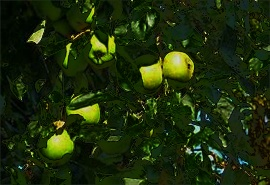
#> input picture Results_detail/Attachment_2/156_processed.jpg, 270 x 185 px, given in place of 1_processed.jpg, which was not available
$ jupyter execute --allow-errors Appendix_2.ipynb   (text cells are left out)
#> lines starting #> are read from the running program, lines starting #| are printed output that depends on the picture; after the words box and inside, x2 and y2 are one past the last pixel; in counts of white or black regions, pixels touching at a corner belong together; pictures that were not available may be replaced by others from this repository, and a replacement may not be noted
[cell 1]
#这串代码实现将图上，坐标都去掉
import cv2
import numpy as np
import matplotlib.pyplot as plt

# 读取图片
def ReadImg(image_path):
    img = cv2.imread(image_path, 1)
    return img

# 高斯滤波
def GausBlur(src):
    dst = cv2.GaussianBlur(src, (5, 5), 1.5)
    return dst

# 开运算（替代 open_mor）
def open_mor(img):
    kernel = np.ones((5, 5), np.uint8)
    result = cv2.morphologyEx(img, cv2.MORPH_OPEN, kernel)
    return result

# 红色对象检测
def detect_red_objects(src):
    # 设定红色阈值范围
    lower_red = np.array([0, 0, 100])
    upper_red = np.array([100, 100, 255])

    # 根据阈值构建掩模
    mask = cv2.inRange(src, lower_red, upper_red)

    # 使用掩模提取红色对象
    red_objects = cv2.bitwise_and(src, src, mask=mask)

    return red_objects

# 轮廓拟合
def draw_shape(open_img, src):
    contours, hierarchy = cv2.findContours(open_img, cv2.RETR_EXTERNAL, cv2.CHAIN_APPROX_SIMPLE)
    apple_count = 0
    for cnt in contours:
        area = cv2.contourArea(cnt)
        if area > 50:  # 假设红色对象的最小面积为100
            # 获取圆心和半径
            (x, y), radius = cv2.minEnclosingCircle(cnt)
            center = (int(x), int(y))
            radius = int(radius)

            # 绘制圆形
            cv2.circle(src, center, radius, (0, 0, 255), 2)

            # 绘制坐标，按照您的指示处理y坐标
            inverted_y = 185 - int(y)  # 修改这里
            cv2.putText(src, f'({center[0]}, {inverted_y})', (center[0] - 30, center[1] + 10),
                        cv2.FONT_HERSHEY_SIMPLEX, 0.3, (255, 255, 255), 1, cv2.LINE_AA)
            apple_count += 1
            # 打印坐标
            print('苹果坐标:', x, inverted_y)
    return src, apple_count

# Watershed 分割
def watershed_segmentation(open_img, src):
    # 使用距离变换和阈值分割进行分水岭算法
    dist_transform = cv2.distanceTransform(open_img, cv2.DIST_L2, 5)
    _, sure_fg = cv2.threshold(dist_transform, 0.7 * dist_transform.max(), 255, 0)
    sure_fg = np.uint8(sure_fg)

    # 找到未知区域
    sure_bg = cv2.dilate(open_img, None, iterations=3)
    sure_bg = 255 - sure_bg

    # 标记未知区域
    _, markers = cv2.connectedComponents(sure_fg)
    markers = markers + 1
    markers[open_img == 0] = 0

    # 应用分水岭算法
    cv2.watershed(src, markers)


    return src

# Processing loop for all images
#> (the rest of this cell did not finish here and is left out)

#> in ReadImg, img is the input picture: shape (185, 270, 3); mean B, G, R 11.8, 44.1, 29.1
    gaus_img = GausBlur(src)
#> in GausBlur, `dst = cv2.GaussianBlur(src, (5, 5), 1.5)`:
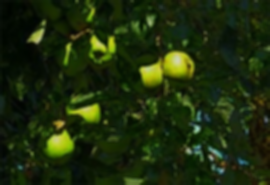
#> dst: shape (185, 270, 3); mean B, G, R 11.7, 44, 29.1
    red_objects_img = detect_red_objects(gaus_img)
#> in detect_red_objects, `mask = cv2.inRange(src, lower_red, upper_red)`:
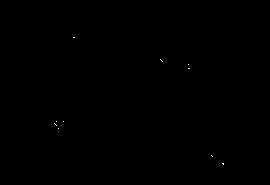
#> mask: shape (185, 270); 0.04% white in thin lines or dots, all inside (x1, y1, x2, y2) = (54, 37, 224, 165)
    gray_img = cv2.cvtColor(red_objects_img, cv2.COLOR_BGR2GRAY)
    _, thres_img = cv2.threshold(gray_img, 1, 255, cv2.THRESH_BINARY)
    open_img = open_mor(thres_img)
#> in open_mor, `result = cv2.morphologyEx(img, cv2.MORPH_OPEN, kernel)`: result: shape (185, 270); every value is 0
    result_img, apple_count = draw_shape(open_img, src)
#> in draw_shape, `contours, hierarchy = cv2.findContours(open_img, cv2.RETR_EXTERNAL, cv..`: contours = []
#> after the loop in draw_shape, `for cnt in contours:`: apple_count = 0

    # Watershed segmentation
    result_img = watershed_segmentation(open_img, result_img)
#> in watershed_segmentation, `dist_transform = cv2.distanceTransform(open_img, cv2.DIST_L2, 5)`: dist_transform: shape (185, 270) float32; every value is 0
#> in watershed_segmentation, `sure_bg = 255 - sure_bg`: sure_bg: shape (185, 270); every value is 255
#> in watershed_segmentation, `markers = markers + 1`: markers: shape (185, 270) int32; every value is 1
#> `flipped_img = np.flipud(result_img)`:
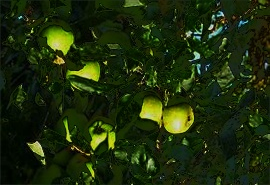
#> flipped_img: shape (185, 270, 3); mean B, G, R 11.8, 44.1, 29.1

    # Flip image vertically (doesn't affect Y-axis)
    flipped_img = np.flipud(result_img)

    # Output folder creation
    output_folder = 'abcdefg'
    os.makedirs(output_folder, exist_ok=True)

    # Create and save images without coordinate display and axes
    plt.imshow(cv2.cvtColor(flipped_img, cv2.COLOR_BGR2RGB))
    plt.axis('off')  # Turn off axis display
    output_path = os.path.join(output_folder, f'output_image_{i}.png')
    plt.savefig(output_path, bbox_inches='tight', pad_inches=0)  # Save image without padding
    plt.clf()  # Clear current plot for the next use
    print(f'Saved image to: {output_path}')

    # Display the processed image without coordinates
    plt.imshow(cv2.cvtColor(flipped_img, cv2.COLOR_BGR2RGB))
    plt.axis('off')  # Turn off axis display
    plt.show()

[cell 2]
import cv2
import numpy as np
import matplotlib.pyplot as plt
import os

# 读取图片
def ReadImg(image_path):
    img = cv2.imread(image_path, 1)
    return img

# 高斯滤波
def GausBlur(src):
    dst = cv2.GaussianBlur(src, (5, 5), 1.5)
    return dst

# 开运算（替代 open_mor）
def open_mor(img):
    kernel = np.ones((5, 5), np.uint8)
    result = cv2.morphologyEx(img, cv2.MORPH_OPEN, kernel)
    return result

# 红色对象检测
def detect_red_objects(src):
    # 设定红色阈值范围
    lower_red = np.array([0, 0, 100])
    upper_red = np.array([100, 100, 255])

    # 根据阈值构建掩模
    mask = cv2.inRange(src, lower_red, upper_red)

    # 使用掩模提取红色对象
    red_objects = cv2.bitwise_and(src, src, mask=mask)

    return red_objects

# 轮廓拟合
def draw_shape(open_img, src):
    contours, hierarchy = cv2.findContours(open_img, cv2.RETR_EXTERNAL, cv2.CHAIN_APPROX_SIMPLE)
    apple_count = 0
    for cnt in contours:
        area = cv2.contourArea(cnt)
        if area > 50:  # 假设红色对象的最小面积为100
            # 获取圆心和半径
            (x, y), radius = cv2.minEnclosingCircle(cnt)
            center = (int(x), int(y))
            radius = int(radius)

            # 描绘绿色的边框线
            cv2.drawContours(src, [cnt], 0, (0, 255, 0), 2)

            # 绘制圆形
            cv2.circle(src, center, radius, (0, 0, 255), 2)

            # 绘制坐标，按照您的指示处理y坐标
            inverted_y = 185 - int(y)  # 修改这里
            cv2.putText(src, f'({center[0]}, {inverted_y})', (center[0] - 30, center[1] + 10),
                        cv2.FONT_HERSHEY_SIMPLEX, 0.3, (255, 255, 255), 1, cv2.LINE_AA)
            apple_count += 1
            # 打印坐标
            print('苹果坐标:', x, inverted_y)
    return src, apple_count

# Watershed 分割
def watershed_segmentation(open_img, src):
    # 使用距离变换和阈值分割进行分水岭算法
    dist_transform = cv2.distanceTransform(open_img, cv2.DIST_L2, 5)
    _, sure_fg = cv2.threshold(dist_transform, 0.7 * dist_transform.max(), 255, 0)
    sure_fg = np.uint8(sure_fg)

    # 找到未知区域
    sure_bg = cv2.dilate(open_img, None, iterations=3)
    sure_bg = 255 - sure_bg

    # 标记未知区域
    _, markers = cv2.connectedComponents(sure_fg)
    markers = markers + 1
    markers[open_img == 0] = 0

    # 应用分水岭算法
    cv2.watershed(src, markers)

    return src

# 处理所有图像
#> (the rest of this cell did not finish here and is left out)

    gaus_img = GausBlur(src)
    red_objects_img = detect_red_objects(gaus_img)
    gray_img = cv2.cvtColor(red_objects_img, cv2.COLOR_BGR2GRAY)
    _, thres_img = cv2.threshold(gray_img, 1, 255, cv2.THRESH_BINARY)
    open_img = open_mor(thres_img)
    result_img, apple_count = draw_shape(open_img, src)
#> in draw_shape, `contours, hierarchy = cv2.findContours(open_img, cv2.RETR_EXTERNAL, cv..`: contours = []
#> after the loop in draw_shape, `for cnt in contours:`: apple_count = 0
#> pass 2 of the loop `for i in range(1, 201):`:
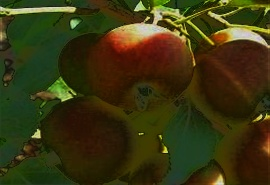
#> input picture Results_detail/Attachment_2/171_processed.jpg, 270 x 185 px, given in place of 2_processed.jpg, which was not available
#> in ReadImg, img is the input picture: shape (185, 270, 3); mean B, G, R 16.9, 53.4, 57.9
#> in detect_red_objects (call 2), `mask = cv2.inRange(src, lower_red, upper_red)`:
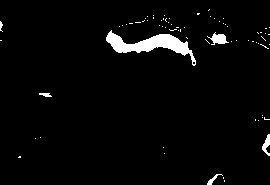
#> mask: shape (185, 270); 3.1% white; 71 white regions (65 under 20 px), largest, box (x1, y1, x2, y2) and area: (106, 30, 196, 66) 1065, (207, 32, 229, 45) 141, (262, 134, 270, 156) 91, (207, 174, 223, 185) 51, (39, 93, 52, 97) 36, (0, 21, 3, 32) 20
#> in draw_shape (call 2), `contours, hierarchy = cv2.findContours(open_img, cv2.RETR_EXTERNAL, cv..`: contours = 3 contours; box (x1, y1, x2, y2) and area: (107, 33, 189, 54) 888, (212, 34, 226, 44) 102, (265, 135, 270, 145) 29
#> the loop in draw_shape (call 2), `for cnt in contours:` made 3 passes
#> (area, x, y, radius, center, inverted_y, apple_count) on passes 2 to 3: (101.5, 218.5, 39, 7, (218, 39), 146, 1), (888.5, 147.5, 43.5, 41, (147, 43), 142, 2)
#> (printed output is left out)
#> `result_img, apple_count = draw_shape(open_img, src)`: apple_count = 2
#> `image_path = f'Attachment_2/{i}_processed.jpg'`: image_path = 'Attachment_2/1_processed.jpg'

    # Watershed 分割
    result_img = watershed_segmentation(open_img, result_img)

    # 上下翻转图像，不影响Y轴
    flipped_img = np.flipud(result_img)

    # 处理所有图像
    output_folder = 'abcde'
    os.makedirs(output_folder, exist_ok=True)
    # 创建带有坐标轴的图像
    plt.imshow(cv2.cvtColor(flipped_img, cv2.COLOR_BGR2RGB))
    plt.gca().invert_yaxis()  # 反转Y轴
    plt.title(f'Processed Image {i}, Red Objects Count: {apple_count}')

    # 将带有坐标轴的图像保存到文件
    output_path = os.path.join(output_folder, f'output_image_{i}.png')
    plt.savefig(output_path)
    plt.clf()  # 清除当前图像，以便下一次使用

    print(f'保存图像到: {output_path}')

    # 显示翻转后的图像
    plt.imshow(cv2.cvtColor(flipped_img, cv2.COLOR_BGR2RGB))
    plt.gca().invert_yaxis()  # 反转Y轴
    plt.title(f'Processed Image {i}, Red Objects Count: {apple_count}')
    plt.show()

[cell 3]
import cv2
import numpy as np
import matplotlib.pyplot as plt
import os

# 读取图片
def ReadImg(image_path):
    img = cv2.imread(image_path, 1)
    return img

# 高斯滤波
def GausBlur(src):
    dst = cv2.GaussianBlur(src, (5, 5), 1.5)
    return dst

# 开运算（替代 open_mor）
def open_mor(img):
    kernel = np.ones((5, 5), np.uint8)
    result = cv2.morphologyEx(img, cv2.MORPH_OPEN, kernel)
    return result

# 红色对象检测
def detect_red_objects(src):
    # 设定红色阈值范围
    lower_red = np.array([0, 0, 100])
    upper_red = np.array([100, 100, 255])

    # 根据阈值构建掩模
    mask = cv2.inRange(src, lower_red, upper_red)

    # 使用掩模提取红色对象
    red_objects = cv2.bitwise_and(src, src, mask=mask)

    return red_objects

# 轮廓拟合
def draw_shape(open_img, src):
    contours, hierarchy = cv2.findContours(open_img, cv2.RETR_EXTERNAL, cv2.CHAIN_APPROX_SIMPLE)
    apple_count = 0
    for cnt in contours:
        area = cv2.contourArea(cnt)
        if area > 50:  # 假设红色对象的最小面积为100
            # 获取圆心和半径
            (x, y), radius = cv2.minEnclosingCircle(cnt)
            center = (int(x), int(y))
            radius = int(radius)

            # 描绘绿色的边框线
            cv2.drawContours(src, [cnt], 0, (0, 255, 0), 2)

            # 绘制圆形
            cv2.circle(src, center, radius, (0, 0, 255), 2)

            # 绘制坐标，按照您的指示处理y坐标
            inverted_y = 185 - int(y)  # 修改这里
            cv2.putText(src, f'({center[0]}, {inverted_y})', (center[0] - 30, center[1] + 10),
                        cv2.FONT_HERSHEY_SIMPLEX, 0.3, (255, 255, 255), 1, cv2.LINE_AA)
            apple_count += 1
            # 打印坐标
            print('苹果坐标:', x, inverted_y)
    return src, apple_count

# Watershed 分割
def watershed_segmentation(open_img, src):
    # 使用距离变换和阈值分割进行分水岭算法
    dist_transform = cv2.distanceTransform(open_img, cv2.DIST_L2, 5)
    _, sure_fg = cv2.threshold(dist_transform, 0.7 * dist_transform.max(), 255, 0)
    sure_fg = np.uint8(sure_fg)

    # 找到未知区域
    sure_bg = cv2.dilate(open_img, None, iterations=3)
    sure_bg = 255 - sure_bg

    # 标记未知区域
    _, markers = cv2.connectedComponents(sure_fg)
    markers = markers + 1
    markers[open_img == 0] = 0

    # 应用分水岭算法
    cv2.watershed(src, markers)

    return src

# 处理所有图像
#> (the rest of this cell did not finish here and is left out)

    gaus_img = GausBlur(src)
    red_objects_img = detect_red_objects(gaus_img)
    gray_img = cv2.cvtColor(red_objects_img, cv2.COLOR_BGR2GRAY)
    _, thres_img = cv2.threshold(gray_img, 1, 255, cv2.THRESH_BINARY)
    open_img = open_mor(thres_img)
    result_img, apple_count = draw_shape(open_img, src)
#> in draw_shape, `contours, hierarchy = cv2.findContours(open_img, cv2.RETR_EXTERNAL, cv..`: contours = []
#> after the loop in draw_shape, `for cnt in contours:`: apple_count = 0
#> pass 2 of the loop `for i in range(1, 201):`:
#> in draw_shape (call 2), `contours, hierarchy = cv2.findContours(open_img, cv2.RETR_EXTERNAL, cv..`: contours = 3 contours; box (x1, y1, x2, y2) and area: (107, 33, 189, 54) 888, (212, 34, 226, 44) 102, (265, 135, 270, 145) 29
#> `result_img, apple_count = draw_shape(open_img, src)`: apple_count = 2

    # Watershed 分割
    result_img = watershed_segmentation(open_img, result_img)

    # 上下翻转图像，不影响Y轴
    flipped_img = np.flipud(result_img)

    # 处理所有图像
    output_folder = 'abcde'
    os.makedirs(output_folder, exist_ok=True)
    # 创建带有坐标轴的图像
    plt.imshow(cv2.cvtColor(flipped_img, cv2.COLOR_BGR2RGB))
    plt.gca().invert_yaxis()  # 反转Y轴
    plt.title(f'Processed Image {i}, Red Objects Count: {apple_count}')

    # 将带有坐标轴的图像保存到文件
    output_path = os.path.join(output_folder, f'output_image_{i}.png')
    plt.savefig(output_path)
    plt.clf()  # 清除当前图像，以便下一次使用

    print(f'保存图像到: {output_path}')

    # 显示翻转后的图像
    plt.imshow(cv2.cvtColor(flipped_img, cv2.COLOR_BGR2RGB))
    plt.gca().invert_yaxis()  # 反转Y轴
    plt.title(f'Processed Image {i}, Red Objects Count: {apple_count}')
    plt.show()

[cell 4]
import cv2
import numpy as np
import matplotlib.pyplot as plt
import os

# 读取图片
def ReadImg(image_path):
    img = cv2.imread(image_path, 1)
    return img

# 高斯滤波
def GausBlur(src):
    dst = cv2.GaussianBlur(src, (5, 5), 1.5)
    return dst

# 开运算（替代 open_mor）
def open_mor(img):
    kernel = np.ones((5, 5), np.uint8)
    result = cv2.morphologyEx(img, cv2.MORPH_OPEN, kernel)
    return result

# 红色对象检测
def detect_red_objects(src):
    # 设定红色阈值范围
    lower_red = np.array([0, 0, 100])
    upper_red = np.array([100, 100, 255])

    # 根据阈值构建掩模
    mask = cv2.inRange(src, lower_red, upper_red)

    # 使用掩模提取红色对象
    red_objects = cv2.bitwise_and(src, src, mask=mask)

    return red_objects

# 轮廓拟合
def draw_shape(open_img, src):
    contours, hierarchy = cv2.findContours(open_img, cv2.RETR_EXTERNAL, cv2.CHAIN_APPROX_SIMPLE)
    apple_count = 0
    for cnt in contours:
        area = cv2.contourArea(cnt)
        if area > 50:  # 假设红色对象的最小面积为100
            # 获取圆心和半径
            (x, y), radius = cv2.minEnclosingCircle(cnt)
            center = (int(x), int(y))
            radius = int(radius)

            # 描绘绿色的边框线
            cv2.drawContours(src, [cnt], 0, (0, 255, 0), 2)

            # 绘制圆形
            cv2.circle(src, center, radius, (0, 0, 255), 2)

            apple_count += 1

    return src, apple_count

# Watershed 分割
def watershed_segmentation(open_img, src):
    # 使用距离变换和阈值分割进行分水岭算法
    dist_transform = cv2.distanceTransform(open_img, cv2.DIST_L2, 5)
    _, sure_fg = cv2.threshold(dist_transform, 0.7 * dist_transform.max(), 255, 0)
    sure_fg = np.uint8(sure_fg)

    # 找到未知区域
    sure_bg = cv2.dilate(open_img, None, iterations=3)
    sure_bg = 255 - sure_bg

    # 标记未知区域
    _, markers = cv2.connectedComponents(sure_fg)
    markers = markers + 1
    markers[open_img == 0] = 0

    # 应用分水岭算法
    cv2.watershed(src, markers)

    return src

# 处理所有图像
#> (the rest of this cell did not finish here and is left out)

    gaus_img = GausBlur(src)
    red_objects_img = detect_red_objects(gaus_img)
    gray_img = cv2.cvtColor(red_objects_img, cv2.COLOR_BGR2GRAY)
    _, thres_img = cv2.threshold(gray_img, 1, 255, cv2.THRESH_BINARY)
    open_img = open_mor(thres_img)
    result_img, apple_count = draw_shape(open_img, src)
#> in draw_shape, `contours, hierarchy = cv2.findContours(open_img, cv2.RETR_EXTERNAL, cv..`: contours = []
#> after the loop in draw_shape, `for cnt in contours:`: apple_count = 0
#> pass 2 of the loop `for i in range(1, 201):`:
#> in draw_shape (call 2), `contours, hierarchy = cv2.findContours(open_img, cv2.RETR_EXTERNAL, cv..`: contours = 3 contours; box (x1, y1, x2, y2) and area: (107, 33, 189, 54) 888, (212, 34, 226, 44) 102, (265, 135, 270, 145) 29
#> the loop in draw_shape (call 2), `for cnt in contours:` made 3 passes
#> (area, x, y, radius, center, apple_count) on passes 2 to 3: (101.5, 218.5, 39, 7, (218, 39), 1), (888.5, 147.5, 43.5, 41, (147, 43), 2)
#> `result_img, apple_count = draw_shape(open_img, src)`: apple_count = 2
#> `plt.savefig(output_path)`:
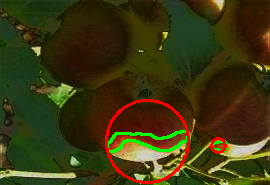
#> shown: shape (185, 270, 3); mean R, G, B 59.2, 54.7, 16.3

    # Watershed 分割
    result_img = watershed_segmentation(open_img, result_img)

    # 上下翻转图像，不影响Y轴
    flipped_img = np.flipud(result_img)

    # 处理所有图像
    output_folder = 'abcde'
    os.makedirs(output_folder, exist_ok=True)
    # 创建带有坐标轴的图像
    plt.imshow(cv2.cvtColor(flipped_img, cv2.COLOR_BGR2RGB))
    plt.gca().invert_yaxis()  # 反转Y轴
    plt.title(f'Processed Image {i}, Red Objects Count: {apple_count}')

    # 将带有坐标轴的图像保存到文件
    output_path = os.path.join(output_folder, f'output_image_{i}.png')
    plt.savefig(output_path)
    plt.clf()  # 清除当前图像，以便下一次使用

    print(f'保存图像到: {output_path}')

    # 显示翻转后的图像
    plt.imshow(cv2.cvtColor(flipped_img, cv2.COLOR_BGR2RGB))
    plt.gca().invert_yaxis()  # 反转Y轴
    plt.title(f'Processed Image {i}, Red Objects Count: {apple_count}')
    plt.show()

[cell 5]
import cv2
import numpy as np
import matplotlib.pyplot as plt
import os

# 读取图片
def ReadImg(image_path):
    img = cv2.imread(image_path, 1)
    return img

# 高斯滤波
def GausBlur(src):
    dst = cv2.GaussianBlur(src, (5, 5), 1.5)
    return dst

# 开运算（替代 open_mor）
def open_mor(img):
    kernel = np.ones((5, 5), np.uint8)
    result = cv2.morphologyEx(img, cv2.MORPH_OPEN, kernel)
    return result

# 红色对象检测
def detect_red_objects(src):
    # 设定红色阈值范围
    lower_red = np.array([0, 0, 100])
    upper_red = np.array([100, 100, 255])

    # 根据阈值构建掩模
    mask = cv2.inRange(src, lower_red, upper_red)

    # 使用掩模提取红色对象
    red_objects = cv2.bitwise_and(src, src, mask=mask)

    return red_objects

# 轮廓拟合
def draw_shape(open_img, src):
    contours, hierarchy = cv2.findContours(open_img, cv2.RETR_EXTERNAL, cv2.CHAIN_APPROX_SIMPLE)
    apple_count = 0
    for cnt in contours:
        area = cv2.contourArea(cnt)
        if area > 50:  # 假设红色对象的最小面积为100
            # 获取圆心和半径
            (x, y), radius = cv2.minEnclosingCircle(cnt)
            center = (int(x), int(y))
            radius = int(radius)

            # 描绘绿色的边框线
            cv2.drawContours(src, [cnt], 0, (0, 255, 0), 2)

            # 绘制圆形
            cv2.circle(src, center, radius, (0, 0, 255), 2)

            apple_count += 1

    return src, apple_count

# Watershed 分割
def watershed_segmentation(open_img, src):
    # 使用距离变换和阈值分割进行分水岭算法
    dist_transform = cv2.distanceTransform(open_img, cv2.DIST_L2, 5)
    _, sure_fg = cv2.threshold(dist_transform, 0.7 * dist_transform.max(), 255, 0)
    sure_fg = np.uint8(sure_fg)

    # 找到未知区域
    sure_bg = cv2.dilate(open_img, None, iterations=3)
    sure_bg = 255 - sure_bg

    # 标记未知区域
    _, markers = cv2.connectedComponents(sure_fg)
    markers = markers + 1
    markers[open_img == 0] = 0

    # 应用分水岭算法
    cv2.watershed(src, markers)

    return src

# 处理所有图像
#> (the rest of this cell did not finish here and is left out)

    gaus_img = GausBlur(src)
    red_objects_img = detect_red_objects(gaus_img)
    gray_img = cv2.cvtColor(red_objects_img, cv2.COLOR_BGR2GRAY)
    _, thres_img = cv2.threshold(gray_img, 1, 255, cv2.THRESH_BINARY)
    open_img = open_mor(thres_img)
    result_img, apple_count = draw_shape(open_img, src)
#> in draw_shape, `contours, hierarchy = cv2.findContours(open_img, cv2.RETR_EXTERNAL, cv..`: contours = []
#> after the loop in draw_shape, `for cnt in contours:`: apple_count = 0
#> pass 2 of the loop `for i in range(1, 201):`:
#> in draw_shape (call 2), `contours, hierarchy = cv2.findContours(open_img, cv2.RETR_EXTERNAL, cv..`: contours = 3 contours; box (x1, y1, x2, y2) and area: (107, 33, 189, 54) 888, (212, 34, 226, 44) 102, (265, 135, 270, 145) 29
#> `result_img, apple_count = draw_shape(open_img, src)`: apple_count = 2

    # Watershed 分割
    result_img = watershed_segmentation(open_img, result_img)

    # 上下翻转图像，不影响Y轴
    flipped_img = np.flipud(result_img)

    # 处理所有图像
    output_folder = 'abcde'
    os.makedirs(output_folder, exist_ok=True)
    # 创建带有坐标轴的图像
    plt.imshow(cv2.cvtColor(flipped_img, cv2.COLOR_BGR2RGB))
    plt.gca().invert_yaxis()  # 反转Y轴
    plt.xticks([])  # 移除X轴坐标标签
    plt.yticks([])  # 移除Y轴坐标标签
    plt.title(f'Processed Image {i}, Red Objects Count: {apple_count}')

    # 将带有坐标轴的图像保存到文件
    output_path = os.path.join(output_folder, f'output_image_{i}.png')
    plt.savefig(output_path)
    plt.clf()  # 清除当前图像，以便下一次使用

    print(f'保存图像到: {output_path}')

    # 显示翻转后的图像
    plt.imshow(cv2.cvtColor(flipped_img, cv2.COLOR_BGR2RGB))
    plt.gca().invert_yaxis()  # 反转Y轴
    plt.xticks([])  # 移除X轴坐标标签
    plt.yticks([])  # 移除Y轴坐标标签
    plt.title(f'Processed Image {i}, Red Objects Count: {apple_count}')
    plt.show()
